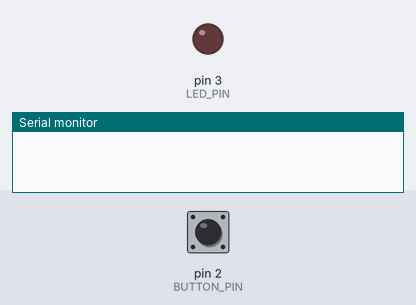
Simulated run of this sketch. Board: Arduino Uno, built with avr-gcc and run on an emulated ATmega328P. Shown: output pins drawn as LEDs (lit = HIGH), the last lines printed to the serial monitor. The inputs (shaded band) are chosen by the test bench; at power-on: pin 2 (BUTTON_PIN) HIGH.

Above: at 1.2 s.
1.3 s: pin 2 (BUTTON_PIN) pulled LOW for 0.15 s
At 1.8 s:
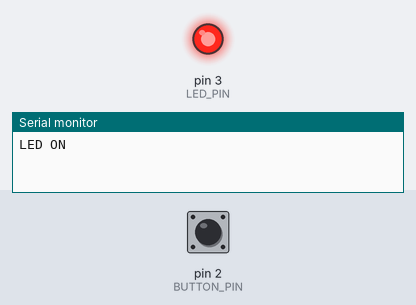
2.9 s: pin 2 (BUTTON_PIN) pulled LOW for 1 s
At 4.3 s:
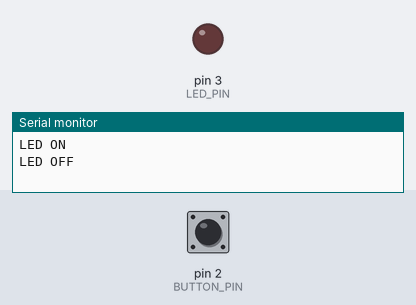
5.4 s: pin 2 (BUTTON_PIN) pulled LOW for 3.2 s
At 6.2 s:
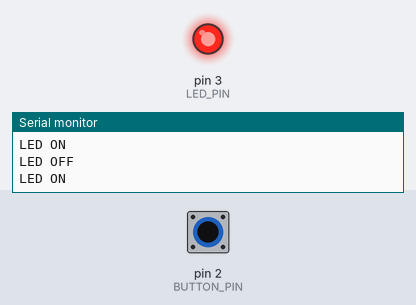
Timing chart, 0 to 8.4 s (numbered marks = the images above; inputs shaded):
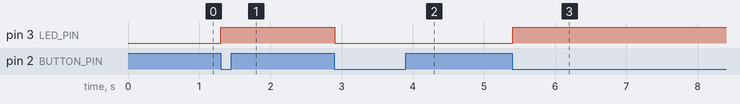

Measured:
- after the input at 1.3 s, pin 3 (LED_PIN): LOW → HIGH at once
- after the input at 2.9 s, pin 3 (LED_PIN): HIGH → LOW at once
- after the input at 5.4 s, pin 3 (LED_PIN): LOW → HIGH at once

The sketch:

sketch.ino
```cpp
#define BUTTON_PIN 2
#define LED_PIN    3

bool ledState    = false;
bool lastBtn     = HIGH;

void setup() {
  pinMode(BUTTON_PIN, INPUT_PULLUP);
  pinMode(LED_PIN,    OUTPUT);
  Serial.begin(9600);
}

void loop() {
  bool currentBtn = digitalRead(BUTTON_PIN);

  // Detect press moment (HIGH → LOW transition)
  if (lastBtn == HIGH && currentBtn == LOW) {
    ledState = !ledState;
    digitalWrite(LED_PIN, ledState ? HIGH : LOW);
    Serial.println(ledState ? "LED ON" : "LED OFF");
  }

  lastBtn = currentBtn;
  delay(50);  // debounce
}
```
